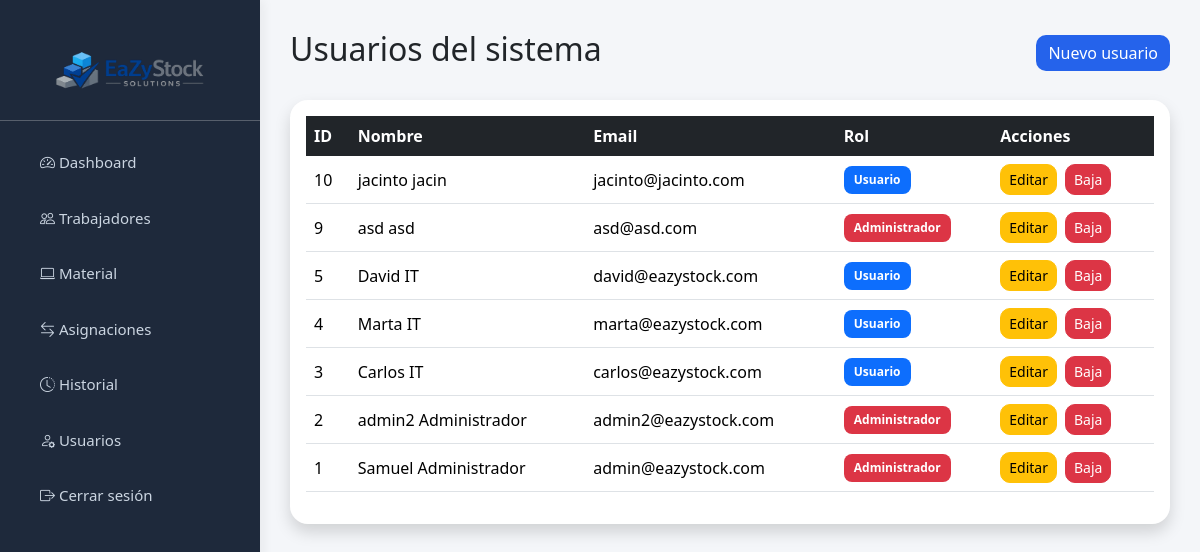
Before: /usuarios/listar.php (signed in) with the older database file.
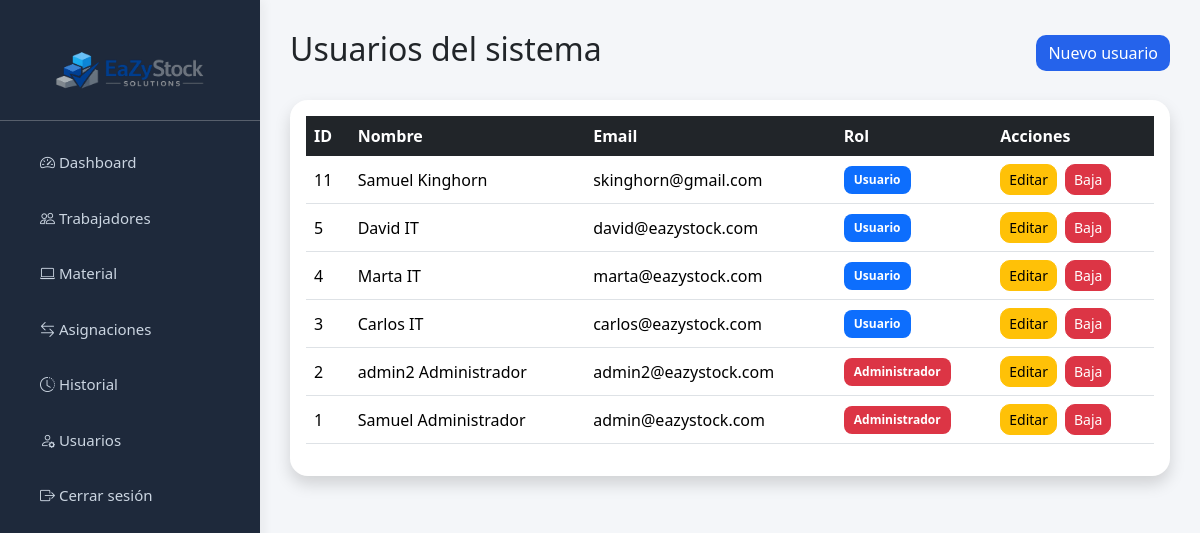
After: the same page with the newer database file.
### tables this page shows
CREATE TABLE `usuarios` (
  `id` int(11) NOT NULL,
  `nombre` varchar(100) NOT NULL,
  `apellidos` varchar(150) NOT NULL,
  `email` varchar(150) NOT NULL,
  `password` varchar(255) NOT NULL,
  `rol_id` int(11) NOT NULL,
  `activo` tinyint(1) DEFAULT 1
);

### usuarios/listar.php (the view, shortened to what this page needs)
<?php
include '../config/conexion.php';
include '../includes/header.php';
include '../includes/sidebar.php';
$sql = "
SELECT
u.*,
r.nombre AS rol
FROM usuarios u
INNER JOIN roles r
ON u.rol_id = r.id
WHERE u.activo = 1
ORDER BY u.id DESC
";
$resultado = $conn->query($sql);
?>
<div class="main-content">
    <div class="d-flex justify-content-between align-items-center mb-4">
        <h2>Usuarios del sistema</h2>
        <a
            href="crear.php"
            class="btn btn-primary"
        >
            Nuevo usuario
        </a>
    </div>
    <div class="card shadow">
        <div class="card-body">
            <table class="table table-hover align-middle">
                <thead class="table-dark">
                    <tr>
                        <th>ID</th>
                        <th>Nombre</th>
                        <th>Email</th>
                        <th>Rol</th>
                        <th>Acciones</th>
                    </tr>
                </thead>
                <tbody>
                    <?php while($fila = $resultado->fetch_assoc()) { ?>
                        <tr>
                            <td>
                                <?php echo $fila['id']; ?>
                            </td>
                            <td>
                                <?php
                                echo $fila['nombre']
                                . " "
                                . $fila['apellidos'];
                                ?>
                            </td>
                            <td>
                                <?php echo $fila['email']; ?>
                            </td>
                            <td>
                                <?php
                                if($fila['rol_id'] == 1) {
                                    echo '<span class="badge bg-danger">Administrador</span>';
                                } else {
                                    echo '<span class="badge bg-primary">Usuario</span>';
                                }
                                ?>
                            </td>
                            <td>
                                <div class="d-flex gap-2">
                                    <a
                                        href="editar.php?id=<?php echo $fila['id']; ?>"
                                        class="btn btn-warning btn-sm"
                                    >
                                        Editar
                                    </a>
                                    <a
                                        href="baja.php?id=<?php echo $fila['id']; ?>"
                                        class="btn btn-danger btn-sm btn-confirmar"
                                    >
                                        Baja
                                    </a>
                                </div>
                            </td>
                        </tr>
                    <?php } ?>
                </tbody>
            </table>
        </div>
    </div>
</div>
<?php include '../includes/footer.php'; ?>

Changed rows visible on the page:
removed usuarios: id "10", nombre "jacinto", apellidos "jacin", email "jacinto@jacinto.com", shows "Usuario"
removed usuarios: id "9", nombre "asd", apellidos "asd", email "asd@asd.com", shows "Administrador"
added usuarios: id "11", nombre "Samuel", apellidos "Kinghorn", email "skinghorn@gmail.com", shows "Usuario"
